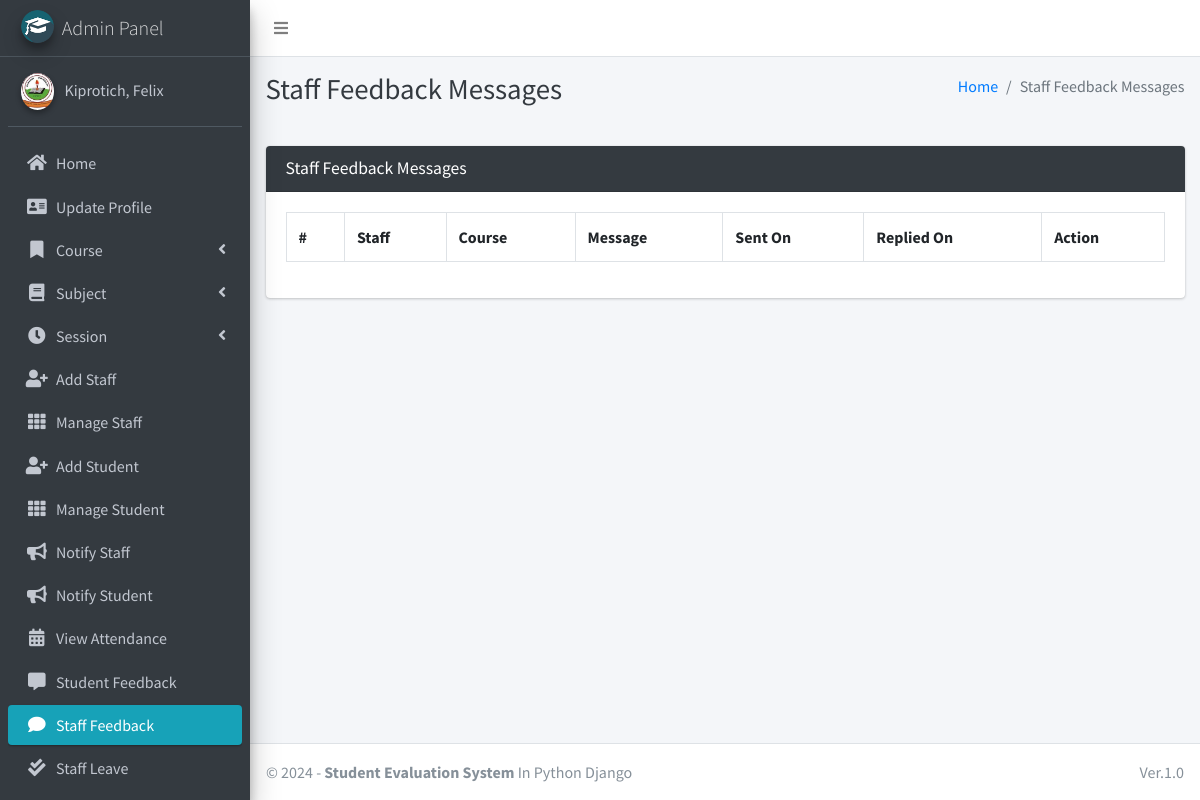
The page /staff/view/feedback/ (signed in) on the database its author committed.
### main_app/models.py (models this page shows)
class CustomUser(AbstractUser):
    USER_TYPE = ((1, "HOD"), (2, "Staff"), (3, "Student"))
    GENDER = [("M", "Male"), ("F", "Female")]
    username = None  # Removed username, using email instead
    email = models.EmailField(unique=True)
    user_type = models.CharField(default=1, choices=USER_TYPE, max_length=1)
    gender = models.CharField(max_length=1, choices=GENDER)
    profile_pic = models.ImageField()
    address = models.TextField()
    fcm_token = models.TextField(default="")  # For firebase notifications
    created_at = models.DateTimeField(auto_now_add=True)
    updated_at = models.DateTimeField(auto_now=True)
    USERNAME_FIELD = "email"
    REQUIRED_FIELDS = []
    objects = CustomUserManager()
    def __str__(self):
        return self.last_name + ", " + self.first_name

### main_app/hod_views.py (the view, shortened to what this page needs)
# urls.py: path("staff/view/feedback/", hod_views.staff_feedback_message,
@csrf_exempt
def staff_feedback_message(request):
    if request.method != 'POST':
        feedbacks = FeedbackStaff.objects.all()
        context = {
            'feedbacks': feedbacks,
            'page_title': 'Staff Feedback Messages'
        }
        return render(request, 'hod_template/staff_feedback_template.html', context)

### main_app/templates/hod_template/staff_feedback_template.html (shortened to what this page needs)
{% extends 'main_app/base.html' %}
{% load static %}
{% block page_title %}{{page_title}}{% endblock page_title %}
{% block content %}
<section class="content">
    <div class="container-fluid">
        <div class="row">
            <div class="col-md-12">
                <div class="card card-dark">
                    <div class="card-header">
                        <h3 class="card-title">{{page_title}}</h3>
                    </div>
                    <div class="table card-body">
                        <table class="table table-bordered table-hover">
                            <tr>
                                <th>#</th>
                                <th>Staff</th>
                                <th>Course</th>
                                <th>Message</th>
                                <th>Sent On</th>
                                <th>Replied On</th>
                                <th>Action</th>
                            </tr>
                        </table>
                    </div>
                    </div>
            </div>
        </div>
    </div>
</section>
{% endblock content %}

### main_app/templates/main_app/sidebar_template.html (shortened to what this page needs)
{% load static %}
<aside class="main-sidebar sidebar-dark-info elevation-4">
    {% if request.user.user_type == '1' %}
    <a href="{% url 'admin_home' %}" class="brand-link">
        <img src="{% static 'dist/img/cmsl.png' %} " alt="AdminLTE Logo"
            class="brand-image img-circle elevation-3" >
        <span class="brand-text font-weight-light">Admin Panel</span>
    </a>
    <div class="sidebar">
        <div class="user-panel mt-3 pb-3 mb-3 d-flex">
            <div class="image">
                <img src="{{ request.user.profile_pic}}" class="img-circle elevation-2" alt="User Image">
            </div>
            <div class="info">
                <a href="#" class="d-block">{{user}}</a>
            </div>
        </div>
        <nav class="mt-2">
            <ul class="nav nav-pills nav-sidebar flex-column" data-widget="treeview" role="menu" data-accordion="false">
                <li class="nav-item">
                    {% url 'admin_home' as admin_home %}
                    <a href="{{admin_home}}" class="nav-link {% if admin_home == request.path %} active {% endif %}">
                        <i class="nav-icon fas fa-home"></i>
                        <p>
                            Home
                        </p>
                    </a>
                </li>
                <li class="nav-item">
                    {% url 'admin_view_profile' as admin_view_profile %}
                    <a href="{{admin_view_profile}}"
                        class="nav-link {% if admin_view_profile == request.path %} active {% endif %}">
                        <i class="nav-icon fas fa-address-card"></i>
                        <p>
                            Update Profile
                        </p>
                    </a>
                </li>
                <li class="nav-item has-treeview">
                    <a href="#" class="nav-link">
                        <i class="nav-icon fas fa-bookmark"></i>
                        <p>
                            Course
                            <i class="fas fa-angle-left right"></i>
                        </p>
                    </a>
                </li>
                <li class="nav-item has-treeview">
                    <a href="#" class="nav-link">
                        <i class="nav-icon fas fa-book"></i>
                        <p>
                            Subject
                            <i class="fas fa-angle-left right"></i>
                        </p>
                    </a>
                </li>
                <li class="nav-item has-treeview">
                    <a href="#" class="nav-link">
                        <i class="nav-icon fas fa-clock"></i>
                        <p>
                            Session
                            <i class="fas fa-angle-left right"></i>
                        </p>
                    </a>
                </li>
                <li class="nav-item">
                    {% url 'add_staff' as add_staff %}
                    <a href="{{add_staff}}" class="nav-link {% if add_staff == request.path %} active {% endif %}">
                        <i class="nav-icon fas fa-user-plus"></i>
                        <p>
                            Add Staff
                        </p>
                    </a>
                </li>
                <li class="nav-item">
                    {% url 'manage_staff' as manage_staff %}
                    {% url 'edit_staff' staff_id as edit_staff %}
                    <a href="{{manage_staff}}"
                        class="nav-link {% if manage_staff == request.path or request.path == edit_staff %} active {% endif %}">
                        <i class="nav-icon fas fa-th"></i>
                        <p>
                            Manage Staff
                        </p>
                    </a>
                </li>
                <li class="nav-item">
                    {% url 'add_student' as add_student%}
                    <a href="{{add_student}}" class="nav-link  {% if add_student == request.path %} active {% endif %}">
                        <i class="nav-icon fas fa-user-plus"></i>
                        <p>
                            Add Student
                        </p>
                    </a>
                </li>
                <li class="nav-item">
                    {% url 'manage_student' as manage_student %}
                    {% url 'edit_student' student_id as edit_student %}
                    <a href="{{manage_student}}"
                        class="nav-link  {% if edit_student == request.path or manage_student == request.path %} active {% endif %}">
                        <i class="nav-icon fas fa-th"></i>
                        <p>
                            Manage Student
                        </p>
                    </a>
                </li>
                <li class="nav-item">
                    {% url 'admin_notify_staff' as admin_notify_staff %}
                    <a href="{{admin_notify_staff}}"
                        class="nav-link {% if admin_notify_staff == request.path %} active {% endif %}">
                        <i class="nav-icon fas fa-bullhorn"></i>
                        <p>
                            Notify Staff
                        </p>
                    </a>
                </li>
                <li class="nav-item">
                    {% url 'admin_notify_student' as admin_notify_student %}
                    <a href="{{admin_notify_student}}"
                        class="nav-link {% if admin_notify_student == request.path %} active {% endif %}">
                        <i class="nav-icon fas fa-bullhorn"></i>
                        <p>
                            Notify Student
                        </p>
                    </a>
                </li>
                <li class="nav-item">
                    {% url 'admin_view_attendance' as admin_view_attendance %}
                <li class="nav-item">
                    <a href="{{admin_view_attendance}}"
                        class="nav-link  {% if admin_view_attendance == request.path %} active {% endif %}">
                        <i class="nav-icon fas fa-calendar-alt"></i>
                        <p>
                            View Attendance
                        </p>
                    </a>
                </li>
                <li class="nav-item">
                    {% url 'student_feedback_message' as student_feedback_message %}
                    <a href="{{ student_feedback_message }}"
                        class="nav-link  {% if student_feedback_message == request.path %} active {% endif %}">
                        <i class="nav-icon fas fa-comment-alt"></i>
                        <p>
                            Student Feedback
                        </p>
                    </a>
                </li>
                <li class="nav-item">
                    {% url 'staff_feedback_message' as staff_feedback_message %}
                    <a href="{{staff_feedback_message}}"
                        class="nav-link   {% if staff_feedback_message == request.path %} active {% endif %}">
                        <i class="nav-icon fas fa-comment"></i>
                        <p>
                            Staff Feedback
                        </p>
                    </a>
                </li>
                <li class="nav-item">
                    {% url 'view_staff_leave' as view_staff_leave %}
                    <a href="{{view_staff_leave}}"
                        class="nav-link  {% if view_staff_leave == request.path %} active {% endif %}">
                        <i class="nav-icon fas fa-check-double"></i>
                        <p>
                            Staff Leave
                        </p>
                    </a>
                </li>
                <li class="nav-item">
                    {% url 'view_student_leave' as view_student_leave %}
                    <a href="{% url 'view_student_leave' %}"
                        class="nav-link  {% if view_student_leave == request.path %} active {% endif %}">
                    </a>
                </li>
                                        {% endif %}
                                    </ul>
                                </nav>
                            </div>
</aside>

### rows shown on the page
CustomUser: user.profile_pic (picture), last_name+first_name "Kiprotich, Felix"

### other values the page prints
{{ page_title }} "Staff Feedback Messages"
